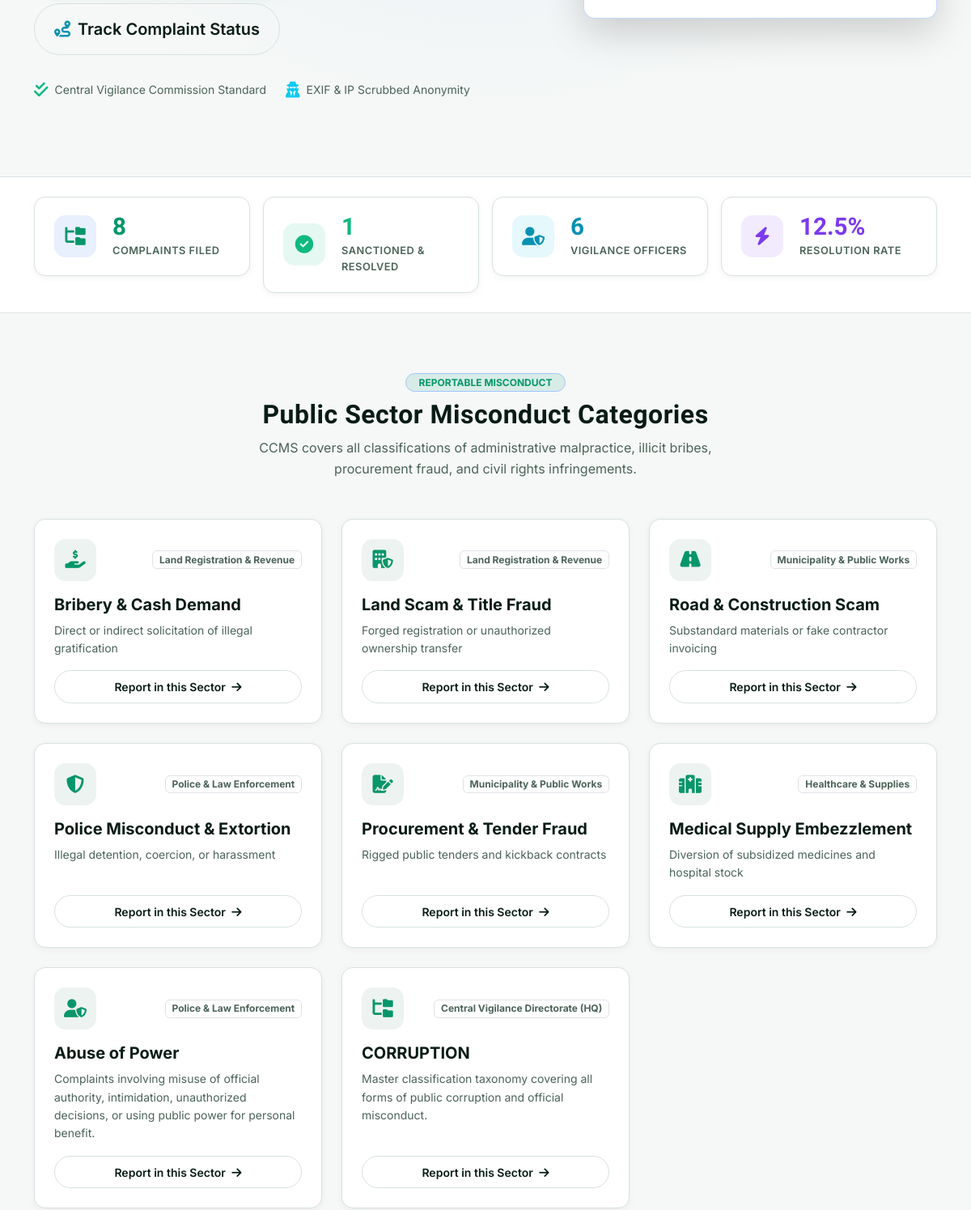
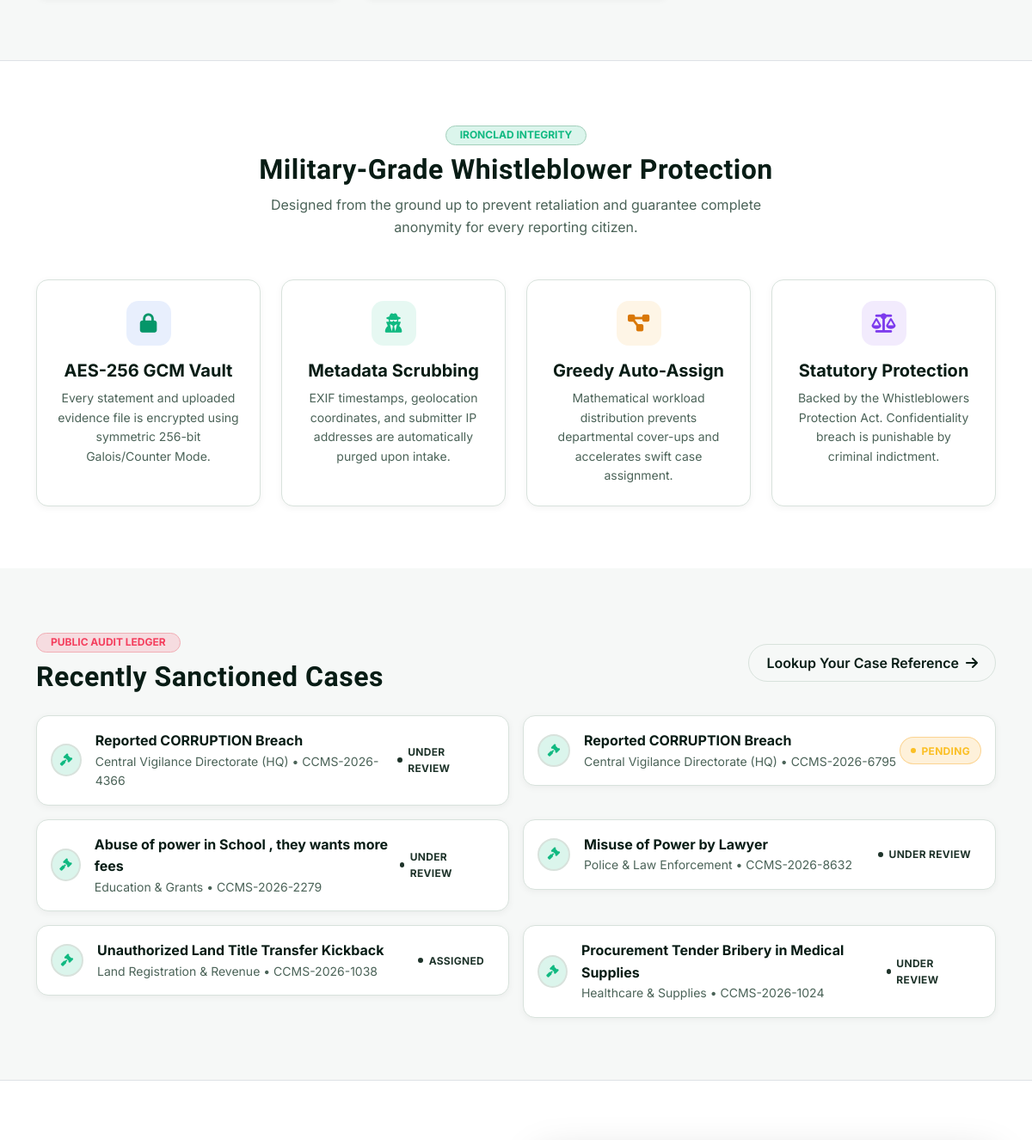
Before: / (middle part) with the older database file (2 pictures, top to bottom).
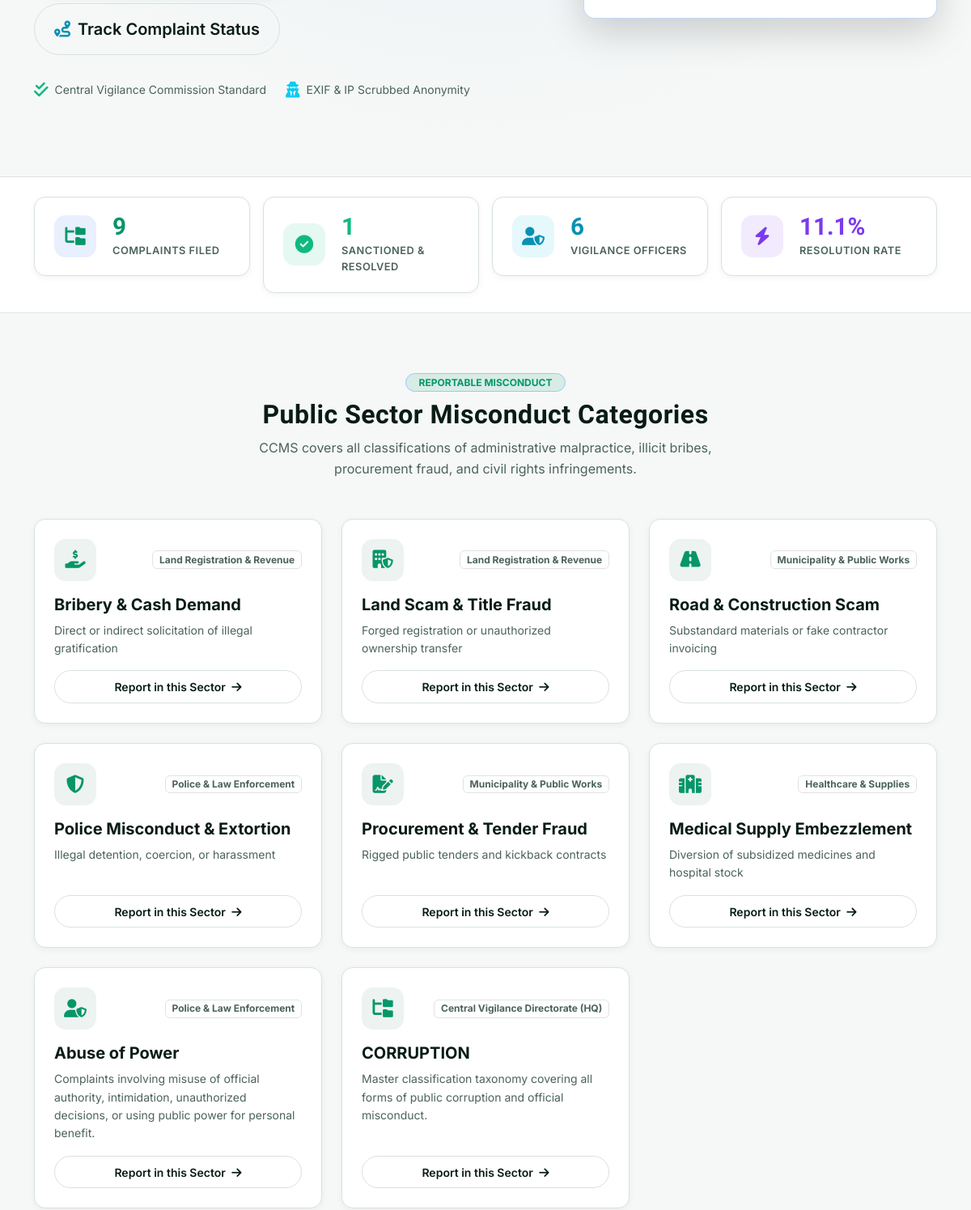
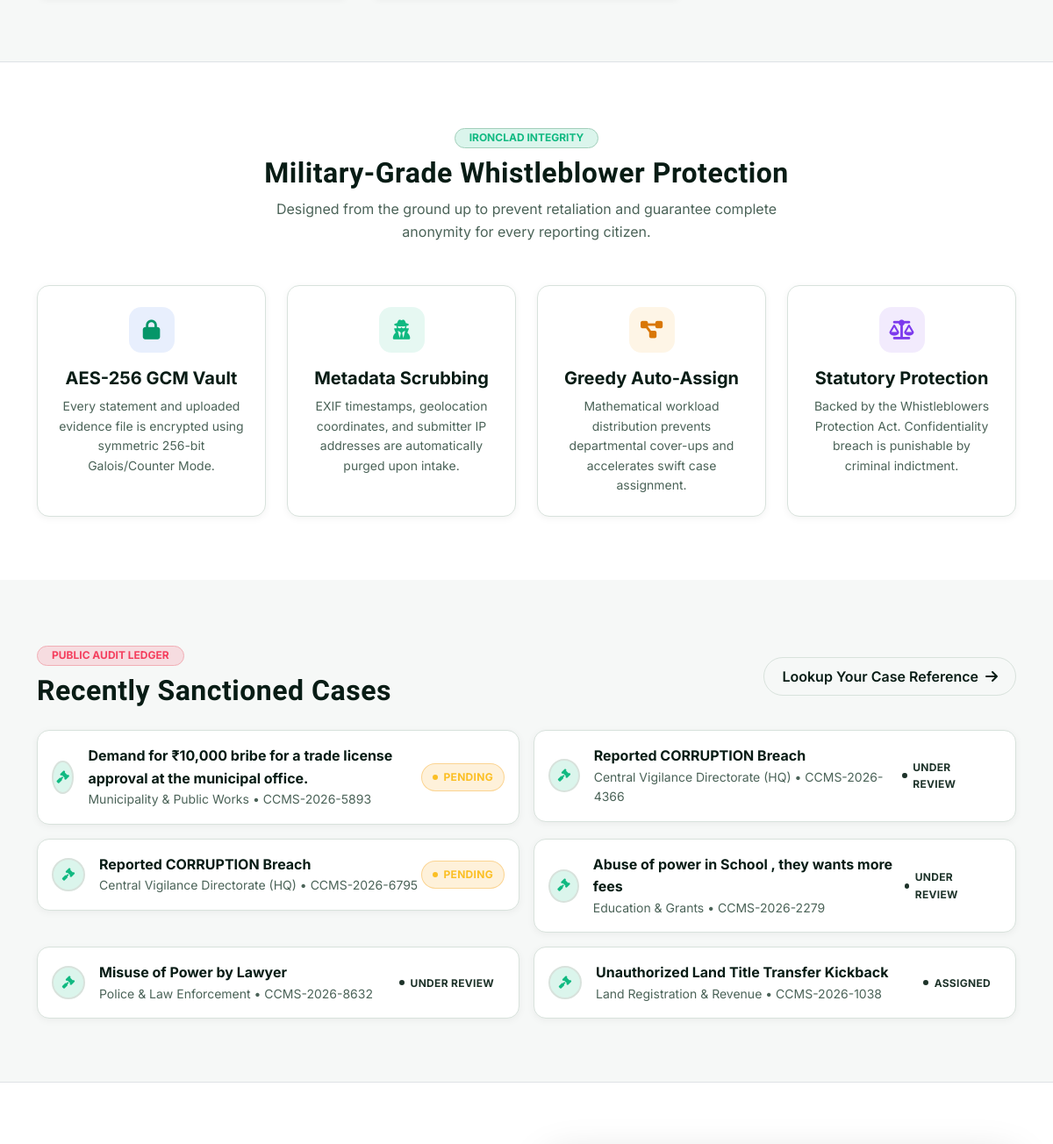
After: the same page with the newer database file (2 pictures, top to bottom).
### tables this page shows
CREATE TABLE categories (
            category_id TEXT PRIMARY KEY,
            name TEXT NOT NULL,
            icon TEXT DEFAULT 'fa-hand-holding-dollar',
            dept TEXT NOT NULL,
            description TEXT
        );

CREATE TABLE complaints (
            complaint_id TEXT PRIMARY KEY,
            user_id INTEGER NOT NULL,
            complaint_title TEXT NOT NULL,
            misconduct_category TEXT NOT NULL,
            sector TEXT NOT NULL,
            incident_date TEXT NOT NULL,
            incident_time TEXT,
            location TEXT NOT NULL,
            description TEXT NOT NULL,
            anonymous_mode INTEGER DEFAULT 0,
            severity TEXT DEFAULT 'Medium',
            evidence_file TEXT,
            complaint_status TEXT DEFAULT 'Pending',
            assigned_officer TEXT,
            assigned_officer_id TEXT,
            investigation_notes TEXT,
            rating INTEGER,
            feedback TEXT,
            created_at DATETIME DEFAULT CURRENT_TIMESTAMP,
            updated_at DATETIME DEFAULT CURRENT_TIMESTAMP
        );

### app.py (the view)
@app.route("/")
def home():
    total_complaints = db.query_db("SELECT COUNT(*) as count FROM complaints", one=True)["count"]
    resolved_complaints = db.query_db("SELECT COUNT(*) as count FROM complaints WHERE complaint_status IN ('Resolved', 'Closed')", one=True)["count"]
    total_officers = db.query_db("SELECT COUNT(*) as count FROM officers", one=True)["count"]
    total_citizens = db.query_db("SELECT COUNT(*) as count FROM users", one=True)["count"]
    res_rate = 0
    if total_complaints > 0:
        res_rate = round((resolved_complaints / total_complaints) * 100, 1)
    stats = {
        "total_complaints": total_complaints,
        "resolved_complaints": resolved_complaints,
        "total_officers": total_officers,
        "total_citizens": total_citizens,
        "resolution_rate": res_rate
    }
    categories = db.query_db("SELECT * FROM categories")
    recent_cases = db.query_db("SELECT * FROM complaints ORDER BY created_at DESC LIMIT 6")
    return render_template("public/index.html", stats=stats, categories=categories, recent_cases=recent_cases)

### db.py (called while the page is built)
def dict_factory(cursor, row):
    d = {}
    for idx, col in enumerate(cursor.description):
        d[col[0]] = row[idx]
    return d

def get_db_connection():
    conn = sqlite3.connect(DB_PATH, timeout=20.0, check_same_thread=False)
    conn.row_factory = dict_factory
    conn.execute("PRAGMA journal_mode=WAL;")
    return conn

def _normalize_query(query, args):
    if "ON DUPLICATE KEY UPDATE" in query.upper() and "system_settings" in query.lower():
        query = "INSERT OR REPLACE INTO system_settings (setting_key, setting_value) VALUES (?, ?)"
        if len(args) == 3:
            args = (args[0], args[1])
        return query, args
    normalized_query = query.replace("%s", "?")
    return normalized_query, args

def query_db(query, args=(), one=False):
    normalized_query, normalized_args = _normalize_query(query, args)
    conn = get_db_connection()
    try:
        cursor = conn.cursor()
        cursor.execute(normalized_query, normalized_args)
        result = cursor.fetchall()
        return (result[0] if result else None) if one else result
    finally:
        conn.close()

### templates/public/index.html (shortened to what the changed rows need)
{% extends 'base.html' %}
{% block content %}
<section class="py-4 border-top border-bottom" style="background: var(--bg-surface);">
  <div class="container">
    <div class="row g-3">
      <div class="col-6 col-lg-3">
        <div class="stat-card">
          <div>
            <div class="stat-val text-primary">{{ stats.total_complaints }}</div>
            <div class="stat-label" data-i18n="stats_total">Complaints Filed</div>
          </div>
        </div>
      </div>
      <div class="col-6 col-lg-3">
        <div class="stat-card">
          <div>
            <div class="stat-val" style="color:var(--accent-violet);">{{ stats.resolution_rate }}%</div>
            <div class="stat-label" data-i18n="stats_rate">Resolution Rate</div>
          </div>
        </div>
      </div>
    </div>
  </div>
</section>
<section class="py-5">
  <div class="container py-lg-4">
    <div class="text-center mb-5">
      <h2 class="fw-bold brand-font text-heading">Public Sector Misconduct Categories</h2>
    </div>
    <div class="row g-4">
      {% for cat in categories %}
      <div class="col-md-6 col-lg-4">
        <div class="ccms-card ccms-card-interactive h-100 d-flex flex-column justify-content-between">
          <div>
            <div class="d-flex align-items-center justify-content-between mb-3">
              <div class="stat-icon" style="background: var(--bg-subtle); color: var(--primary);">
                <i class="fas {{ cat.icon }}"></i>
              </div>
              <span class="badge bg-subtle text-muted border">{{ cat.dept }}</span>
            </div>
            <h5 class="fw-bold text-heading mb-2">{{ cat.name }}</h5>
            <p class="text-muted small mb-3">{{ cat.description }}</p>
          </div>
          <a href="{{ url_for('file_complaint') }}?category={{ cat.name }}"
            class="btn btn-sm btn-outline-custom w-100 text-center">
            Report in this Sector <i class="fas fa-arrow-right ms-1"></i>
          </a>
        </div>
      </div>
      {% endfor %}
    </div>
  </div>
</section>
<section class="py-5 border-top" style="background: var(--bg-surface);">
  <div class="container py-lg-4">
    <div class="text-center mb-5">
      <h2 class="fw-bold brand-font text-heading">Military-Grade Whistleblower Protection</h2>
    </div>
  </div>
</section>
<section class="py-5">
  <div class="container py-lg-4">
    <div class="row align-items-center g-4 mb-4">
      <div class="col-md-8">
        <h2 class="fw-bold brand-font text-heading mb-0">Recently Sanctioned Cases</h2>
      </div>
    </div>
    <div class="row g-3">
      {% for item in recent_cases %}
      <div class="col-md-6">
        <div class="ccms-card p-3 d-flex align-items-center justify-content-between">
          <div class="d-flex align-items-center gap-3">
            <div class="user-avatar-circle" style="background: rgba(16,185,129,0.15); color: var(--accent-emerald);">
              <i class="fas fa-gavel"></i>
            </div>
            <div>
              <div class="fw-bold text-heading">{{ item.complaint_title }}</div>
              <div class="text-muted small">
                <span>{{ item.sector }}</span> &bull; <span>{{ item.complaint_id }}</span>
              </div>
            </div>
          </div>
          <span class="badge-status {{ item.complaint_status }}">{{ item.complaint_status }}</span>
        </div>
      </div>
      {% endfor %}
    </div>
  </div>
</section>
{% endblock %}

Changed rows visible on the page:
no longer on this page (row unchanged): complaints: complaint_title "Procurement Tender Bribery in Medical Supplies", sector "Healthcare & Supplies", complaint_id "CCMS-2026-1024", complaint_status "UNDER REVIEW"
added complaints: complaint_title "Demand for ₹10,000 bribe for a trade license approval at the municipal office.", sector "Municipality & Public Works", complaint_id "CCMS-2026-5893", complaint_status "PENDING"
Other visible differences:
{{ stats.total_complaints }}: "8" → "9"
{{ stats.resolution_rate }}: "12.5" → "11.1"
